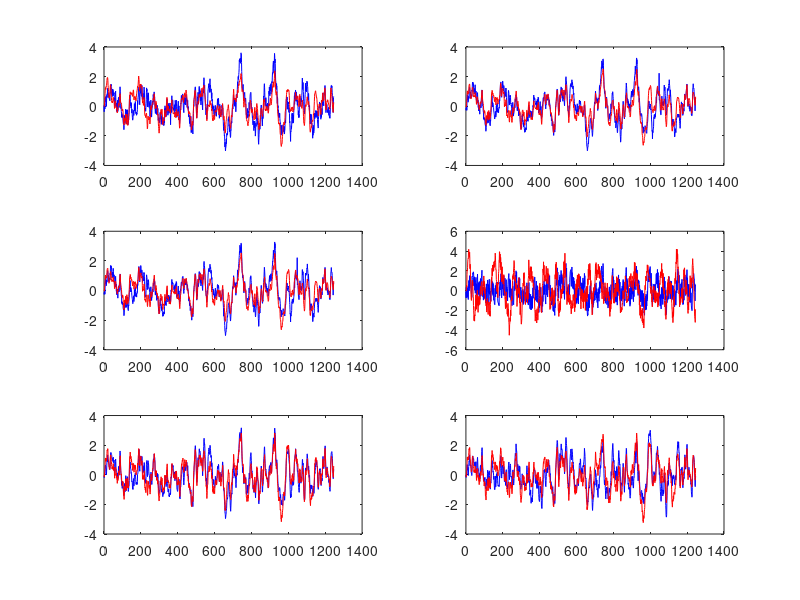

Write MATLAB code to recreate this figure.
%{
This file describes the data in the glassfurnace.dat file.
1. Contributed by:
	Peter Van Overschee
	K.U.Leuven - ESAT - SISTA
	K. Mercierlaan 94
	3001 Heverlee
	Peter.Vanoverschee@esat.kuleuven.ac.be
2. Process/Description:
	Data of a glassfurnace (Philips)
3. Sampling time 
	
4. Number of samples: 
	1247 samples
5. Inputs:
	a. heating input
   	b. cooling input
   	c. heating input
6. Outputs:
	a. 6 outputs from temperature sensors in a cross section of the 
	furnace
7. References:
	a. Van Overschee P., De Moor B., N4SID : Subspace Algorithms for 
	the Identification of Combined Deterministic-Stochastic Systems, 
	Automatica, Special Issue on Statistical Signal Processing and Control, 
	Vol. 30, No. 1, 1994, pp. 75-93
	b.  Van Overschee P., "Subspace identification : Theory, 
	Implementation, Application" , Ph.D. Thesis, K.U.Leuven, February 1995. 
8. Known properties/peculiarities
	
9. Some MATLAB-code to retrieve the data
	!gunzip glassfurnace.dat.Z
	load glassfurnace.dat
      T=glassfurnace(:,1);
	U=glassfurnace(:,2:4);
	Y=glassfurnace(:,5:10);

%}


clear all, close all, clc

load glassfurnace.dat
T=glassfurnace(:,1);
U=glassfurnace(:,2:4);
Y=glassfurnace(:,5:10);


dat = iddata (Y, U)

%[sys, x0] = ident (dat, 10, 5)     % s=10, n=5
sys = arx (dat, 5)

%[y, t] = lsim (sys, U, [], x0);
[y, t] = lsim (sys(:, 1:3), U);


err = norm (Y - y, 1) / norm (Y, 1)

figure (1)
p = columns (Y);
for k = 1 : p
  subplot (3, 2, k)
  plot (t, Y(:,k), 'b', t, y(:,k), 'r')
endfor
%title ('DaISy: Glass Furnace')
%legend ('y measured', 'y simulated', 'location', 'southeast')


